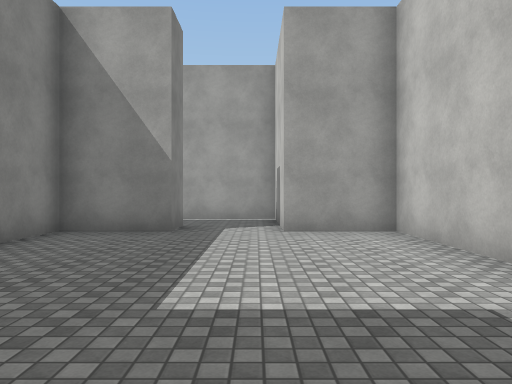
view 1 (above)

24 first-person views from a walk through a scene from a Unity 3-D project. The camera is 1.4 m above the floor, looks level and sees 70° across. The floor is counted in squares, 2 m on a side. Each view is taken from the middle of a square. On the plan, view 1 faces up. The plan holds only what a view shows up to about 11 squares ahead; the rest is blank. The place goes on beyond the plan. Surface patterns are stand-ins for the level's own textures.

view 2
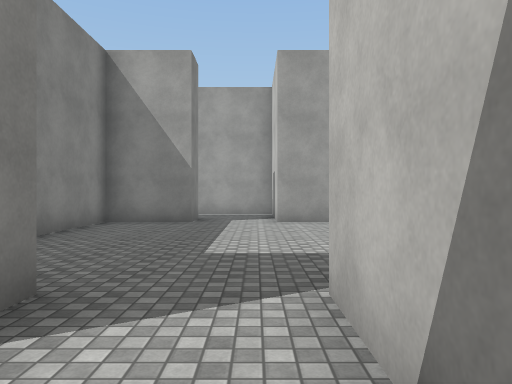

view 3
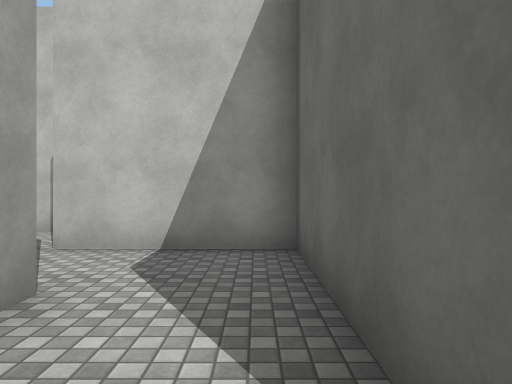

view 4
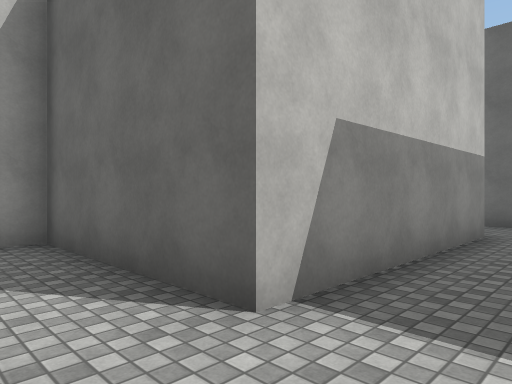

view 5
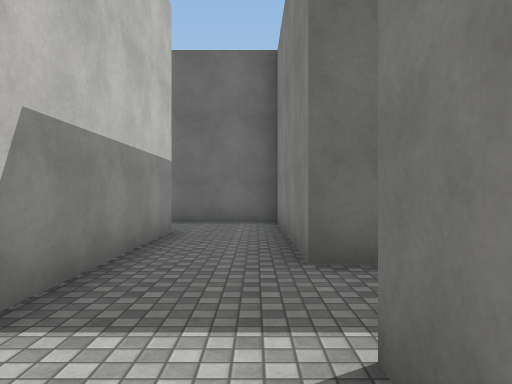

view 6
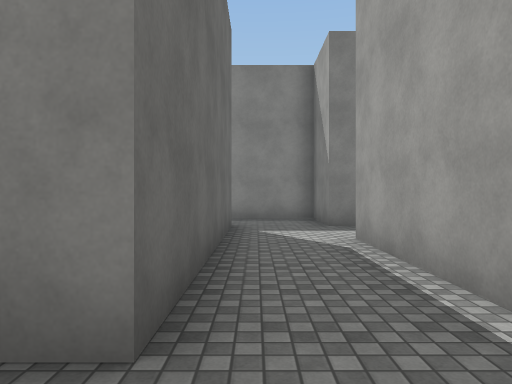

view 7
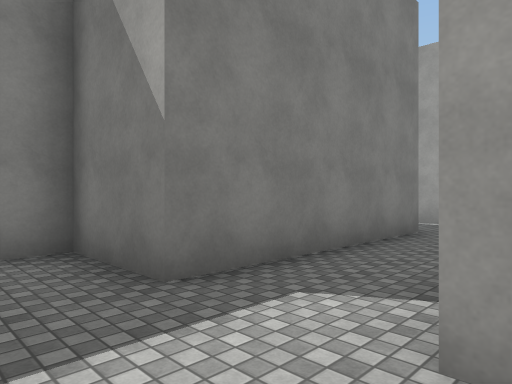

view 8
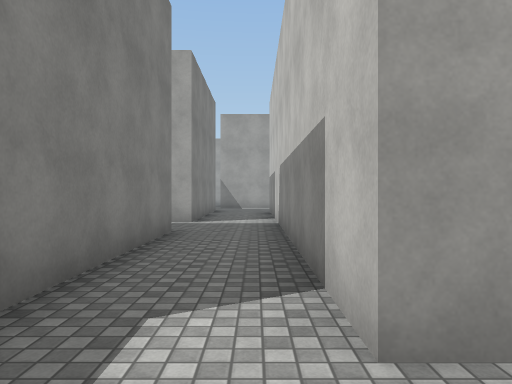

view 9
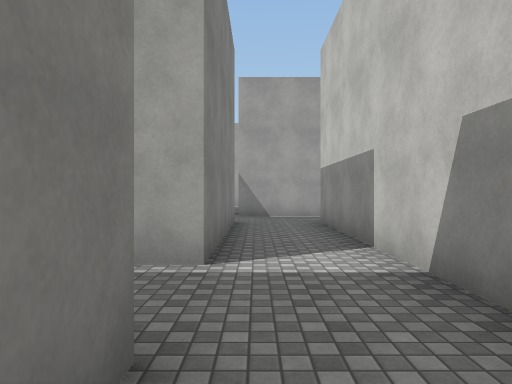

view 10
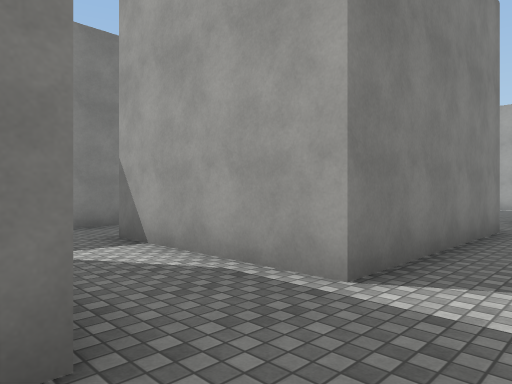

view 11
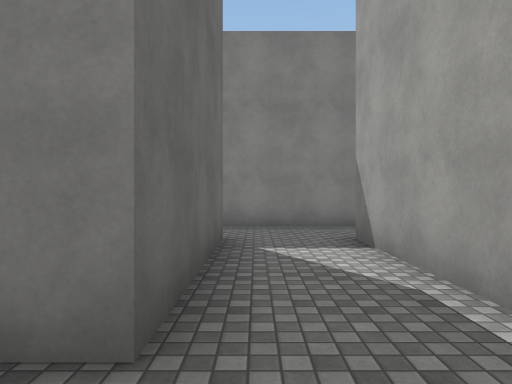

view 12
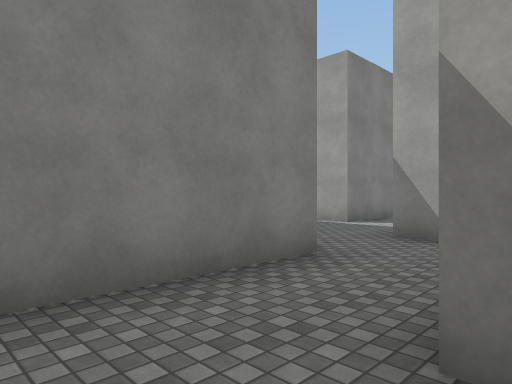

view 13
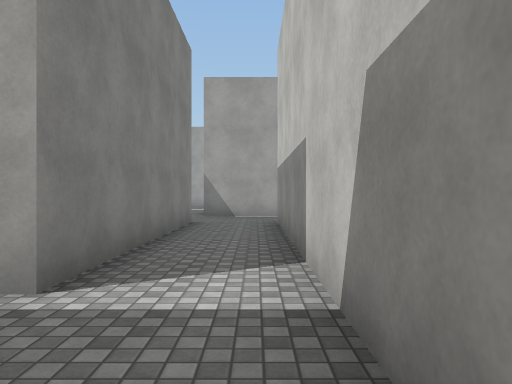

view 14
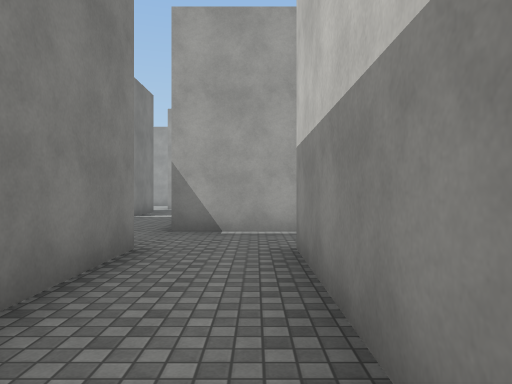

view 15
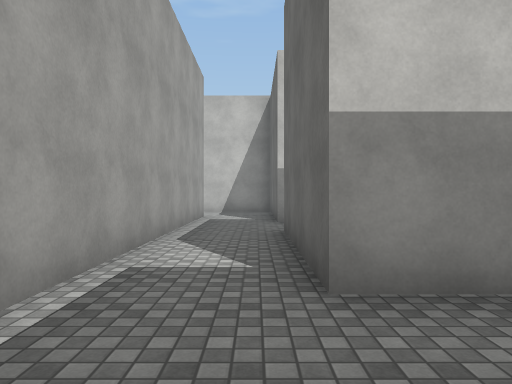

view 16
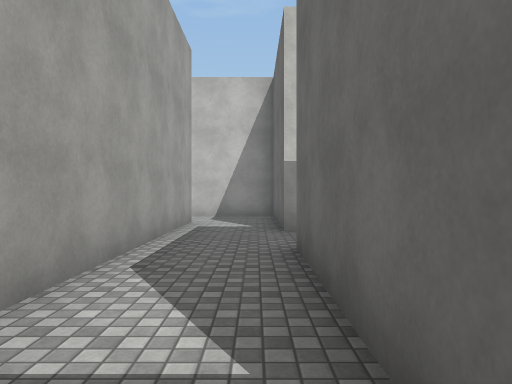

view 17
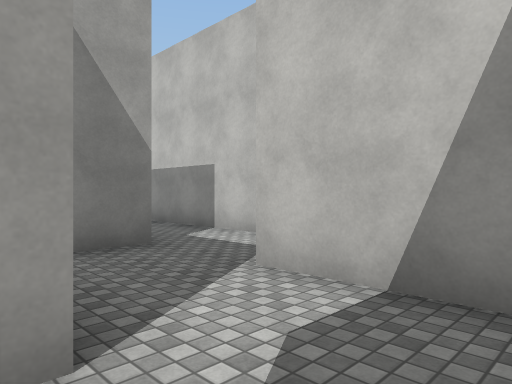

view 18
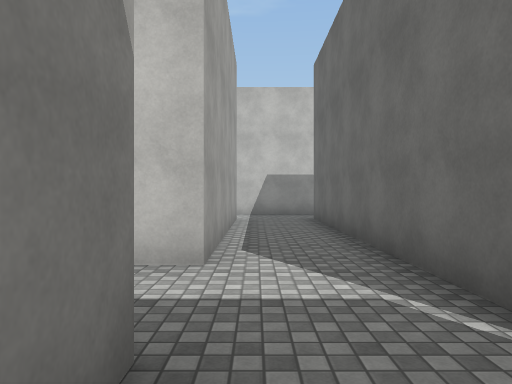

view 19
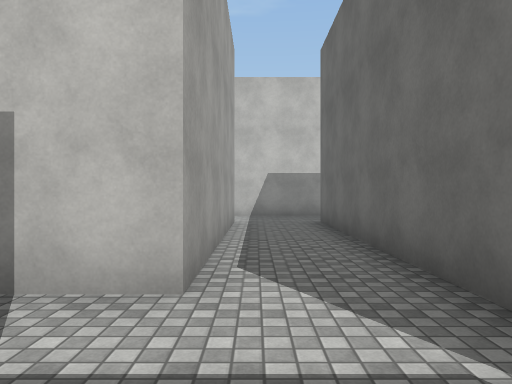

view 20
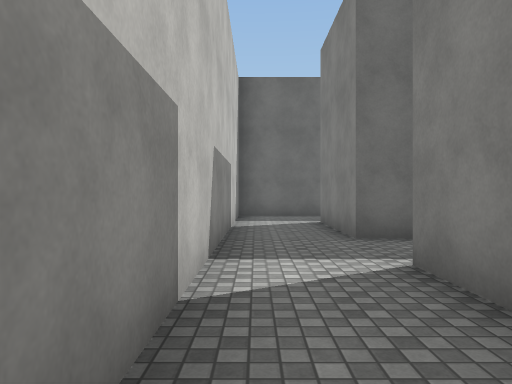

view 21
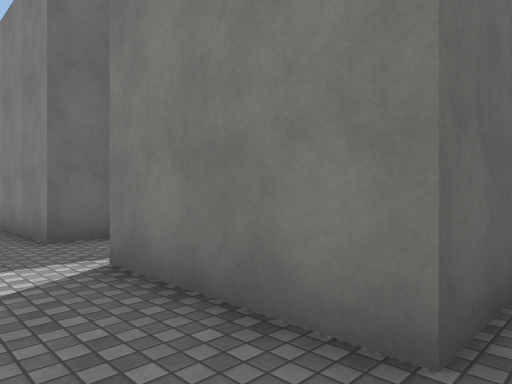

view 22
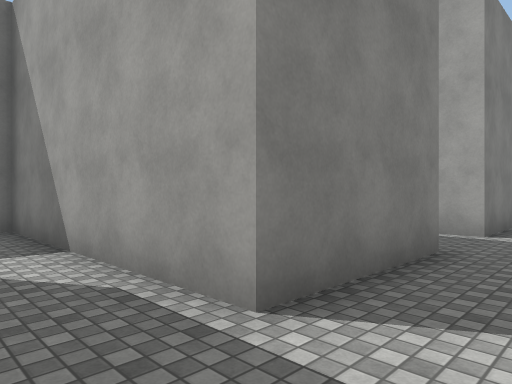

view 23
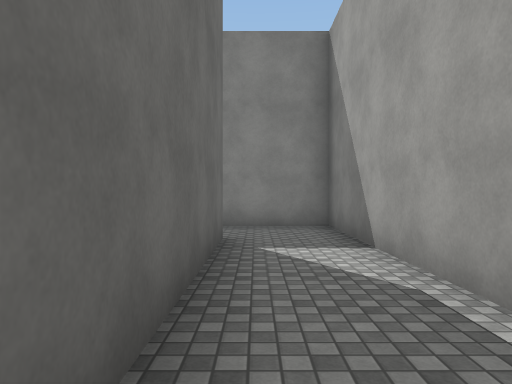

view 24
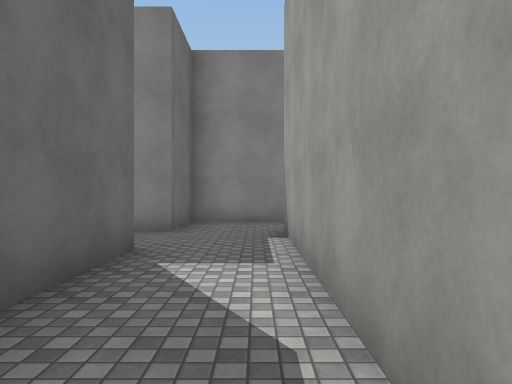

### Floor plan
Points are (right, up) in squares from view 1. A wall is a line through its corners. A room is listed if a view was taken in it or the views show most of it. See-through windows are left out.
Room 1 (view 1)
walls: (-1.5, 6.5) (-3.5, 6.5) (-3.5, 3.8); (2.5, 3.5) (2.5, 6.5) (0.5, 6.5); (0.5, -0.5) (0.5, 0.5); (2.5, 1.5) (2.5, 2)
ways out: opening at (-0.5, 0) to room 2; opening at (-0.5, 7) to room 4
Room 2 (view 2)
walls: (-3.5, -2.5) (0.5, -2.5) (0.5, -0.5)
ways out: opening at (-0.5, 0) to room 1; opening at (-2.5, -1.5) to room 3
Room 3 (views 3, 4, 5, 6, 7, 8, 9, 10, 11, 12, 13, 14, 15, 16, 17, 18, 19, 20, 21, 22, 23, 24)
walls: (-6.1, -2.5) (-9.5, -2.5) (-9.5, 9.5) (-7.1, 9.5); (-11.4, -4.5) (-5.5, -4.5) (-5.5, -9.5) (-3, -9.5); (-5.5, -1.6) (-5.5, -2.5); (-15.5, 2.5) (-11.5, 2.5) (-11.5, -2.5) (-13.5, -2.5) (-13.5, -4.6); (-17.5, 6.5) (-17.5, 2.2); (-3.5, -7.5) (-3.5, -2.5); (-16.7, 8.5) (-17.5, 8.5) (-17.5, 16.5) (-13.5, 16.5); (-13.5, 11.7) (-13.5, 9.5) (-11.5, 9.5) (-11.5, 4.5) (-15.5, 4.5); (-5.6, 11.5) (-11.5, 11.5); (-3.5, 14.5) (2.5, 14.5) (2.5, 24.4); (-11.4, 16.5) (-9.4, 16.5); (-9.4, 18.5) (-19.5, 18.5); (-7.5, 18.5) (-7.5, 19.5); (-19.5, 16.5) (-19.5, 10.5) (-20.4, 10.5); (-6.9, 19.5) (0.5, 19.5) (0.5, 16.5) (-5.5, 16.5) (-5.5, 14.2); (-7.5, 21.5) (-8.5, 21.5); (-21.5, 23) (-21.5, 22.5); (-0.9, 24.5) (0.5, 24.5) (0.5, 21.5) (-5.5, 21.5) (-5.5, 25.1)
ways out: opening at (-2.5, -1.5) to room 2; opening at (-2.5, 8.5) to room 4; opening at (-10.5, 17.5) to room 5; opening at (-8.5, 19) to room 5
Room 4 (no view inside)
walls: (-1.5, 7.5) (-1.5, 6.5); (0.5, 6.5) (0.5, 9.1); (0.6, 9.5) (-2, 9.5)
ways out: opening at (-0.5, 7) to room 1; opening at (-2.5, 8.5) to room 3
Room 5 (no view inside)
walls: (-9.4, 16.5) (-7.9, 16.5); (-7.5, 16.4) (-7.5, 18.5)
ways out: opening at (-10.5, 17.5) to room 3; opening at (-8.5, 19) to room 3

Positions as (right, up) in squares from view 1, and headings:
1: (0, 0), facing up
2: (0, -2), facing up
3: (-4, -2), facing right
4: (-5, -1), facing down-right
5: (-5, -1), facing down
6: (-4, -4), facing left
7: (-9, -4), facing up-left
8: (-10, -4), facing up
9: (-11, 1), facing up
10: (-10, 2), facing up-left
11: (-10, 3), facing left
12: (-15, 3), facing up-left
13: (-18, 8), facing up
14: (-18, 12), facing up
15: (-20, 17), facing right
16: (-18, 17), facing right
17: (-10, 17), facing up-right
18: (-9, 21), facing right
19: (-8, 21), facing right
20: (2, 25), facing down
21: (2, 25), facing down-left
22: (2, 15), facing up-left
23: (2, 15), facing left
24: (-5, 11), facing left
